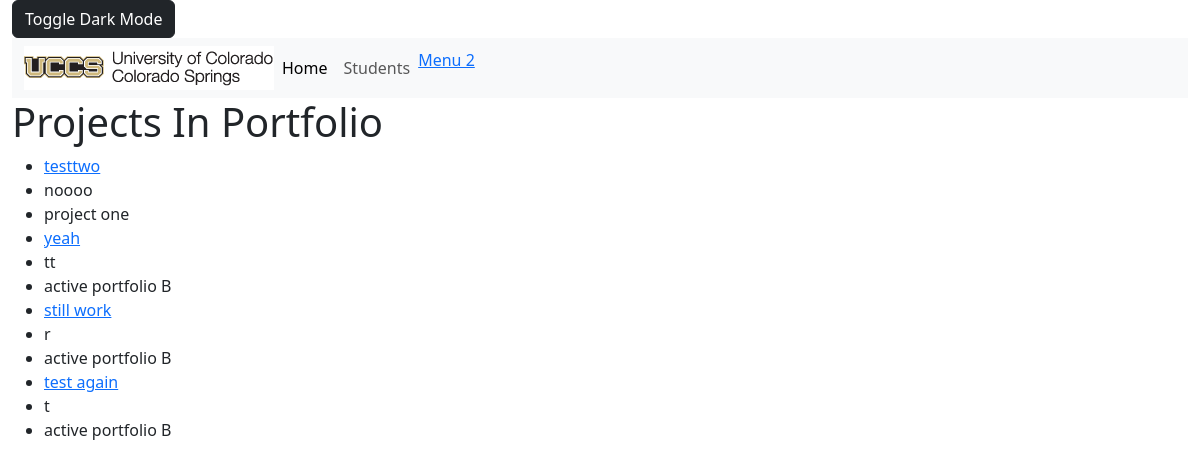
/projects/, run on the app's committed database.
### portfolio_app/models.py (models this page shows, shortened)
class Project(models.Model):
    title = models.CharField(max_length=200)
    description = models.TextField()
    portfolio = models.ForeignKey('Portfolio', on_delete=models.CASCADE, default=None)
    def get_absolute_url(self):
        return reverse("project-detail", args=[str(self.id)])

class Portfolio(models.Model):
    title = models.CharField(max_length=200)
    contact_email = models.EmailField("Contact Email", max_length=200)
    is_active = models.BooleanField(default=False)
    about = models.TextField(blank=True)
    def __str__(self):
        return self.title

### portfolio_app/views.py (the view)
# urls.py: path('projects/', views.ProjectListView.as_view(), name= 'projects'),
class ProjectListView(generic.ListView):
    model = Project

### portfolio_app/templates/portfolio_app/project_list.html (shortened to what this page needs)
{% extends 'portfolio_app/base_template.html' %}
{% block content %}
<h1>Projects In Portfolio</h1>
<ul>
    {% for project in project_list %}
<li>
<a href="{{ project.get_absolute_url }}">{{ project.title }}</a>
</li>
<li>{{ project.description }}</li>
<li>{{ project.portfolio }}</li>
{%empty%}
<p>There are no projects registered.</p>
{% endfor %}
</ul>
{% endblock %}

### data on the page
Project: title "testtwo", description "noooo", portfolio "project one"
Project: title "yeah", description "tt", portfolio "active portfolio B"
Project: title "still work", description "r", portfolio "active portfolio B"
Project: title "test again", description "t", portfolio "active portfolio B"
